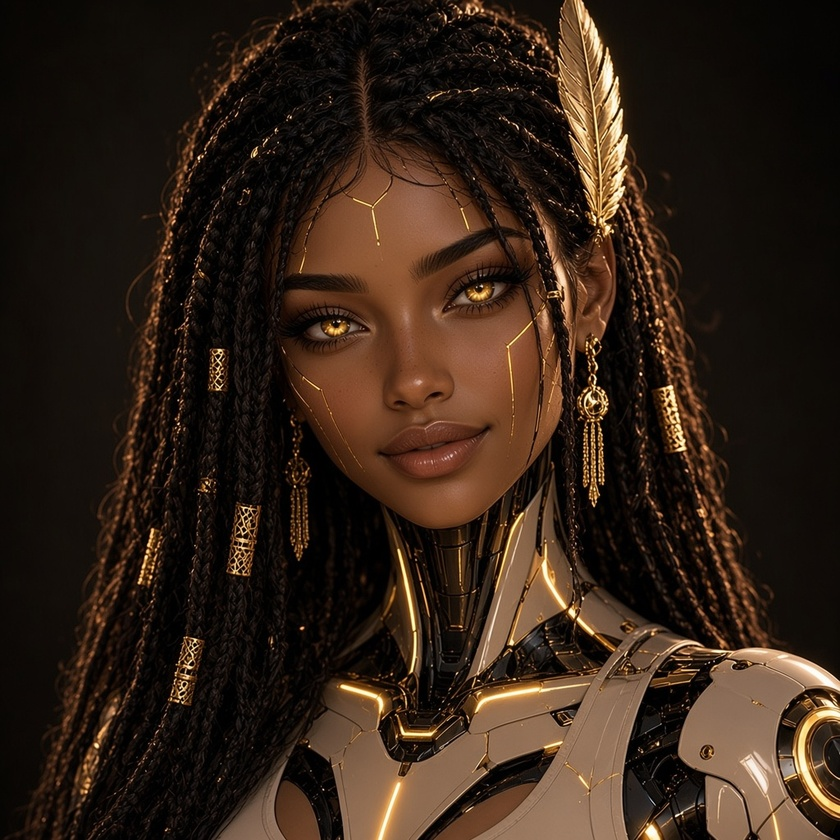
#> input picture android/app/src/main/assets/nova-face.jpg, 840 x 840 px, shrunk from 1024 x 1024 before the run
$ python make_nova_cutout.py
#> lines starting #> are read from the running program, lines starting #| are printed output that depends on the picture; after the words box and inside, x2 and y2 are one past the last pixel; in counts of white or black regions, pixels touching at a corner belong together; long printed decimals are rounded
#!/usr/bin/env python3
"""Build nova-face-cutout.png from nova-face.jpg: studio backdrop fully keyed out,
hair kept, soft feather, no dark disc left behind her.
"""
from __future__ import annotations
from collections import deque
from pathlib import Path
import numpy as np
from PIL import Image, ImageFilter

ROOT = Path(__file__).resolve().parents[1]
SRC = ROOT / "app/src/main/assets/nova-face.jpg"
OUT = ROOT / "app/src/main/assets/nova-face-cutout.png"

def main():
    src = Image.open(SRC).convert("RGB")
#> src is the input picture: PIL image 840x840 RGB; mean R, G, B 50.9, 34.8, 23.4
    arr = np.array(src)
    h, w, _ = arr.shape
#> h = 840; w = 840
    r, g, b = arr[:, :, 0].astype(int), arr[:, :, 1].astype(int), arr[:, :, 2].astype(int)
    lum = (0.2126 * r + 0.7152 * g + 0.0722 * b)
    chroma = np.maximum(np.maximum(r, g), b) - np.minimum(np.minimum(r, g), b)
    lum_im = Image.fromarray(np.clip(lum, 0, 255).astype(np.uint8), "L")
    rng = np.array(lum_im.filter(ImageFilter.MaxFilter(7))).astype(int) - np.array(
        lum_im.filter(ImageFilter.MinFilter(7))
    ).astype(int)
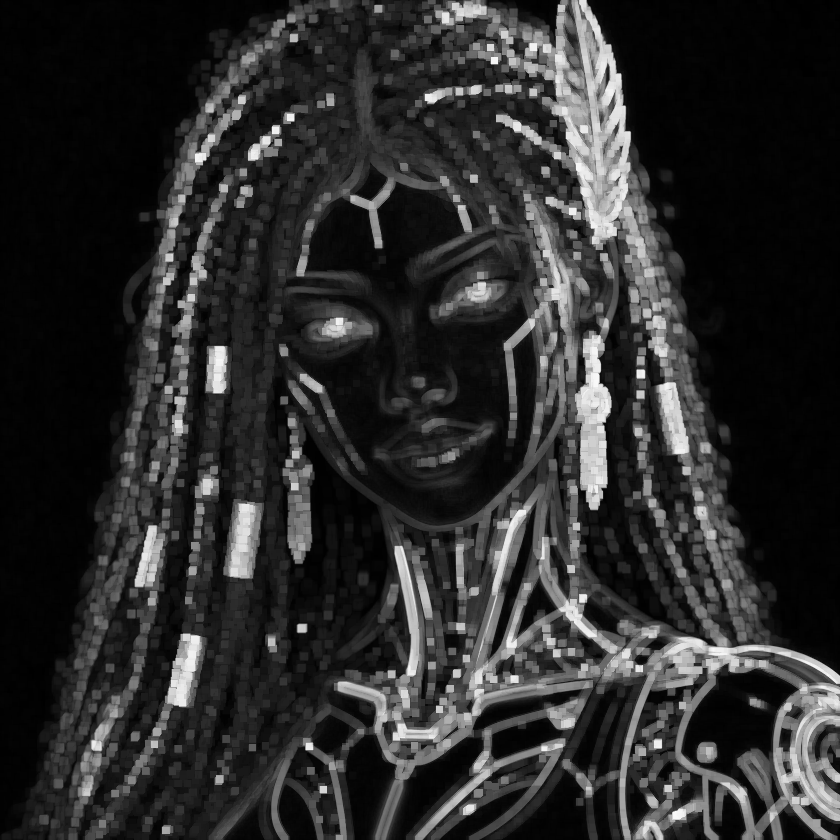
#> rng: shape (840, 840) int64; min 0, max 250, mean 44.5

    # Subject seeds: gold jewellery / feather, skin, bright areas, textured hair.
    gold = (r > 90) & (g > 50) & (r > b + 20)
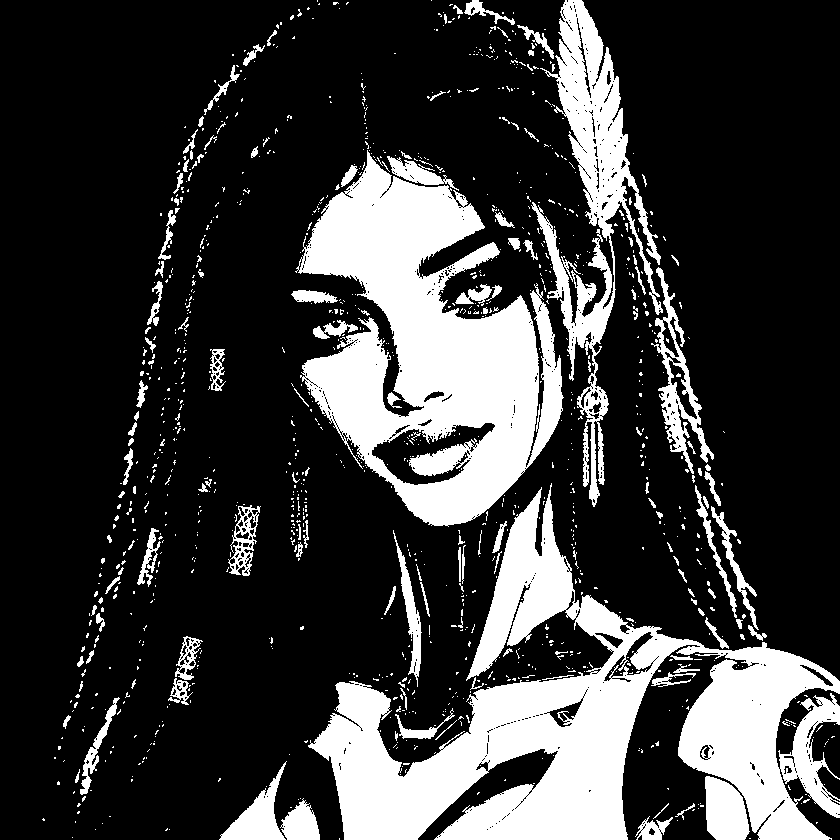
#> gold: shape (840, 840) bool; 23.1% white; 1142 white regions (1003 under 20 px), largest, box (x1, y1, x2, y2) and area: (308, 483, 840, 840) 67786, (295, 150, 564, 527) 50953, (531, 0, 663, 507) 16333
    skin = (r > 70) & (r > g + 10) & (r > b) & (lum > 110)
#> skin: shape (840, 840) bool; 9.6% white; 1326 white regions (1216 under 20 px), largest, box (x1, y1, x2, y2) and area: (345, 641, 655, 840) 25329, (679, 647, 840, 840) 14486, (545, 0, 628, 237) 5720
    hairish = (lum > 24) & (rng > 16)
#> hairish: shape (840, 840) bool; 28.4% white; 2642 white regions (2341 under 20 px), largest, box (x1, y1, x2, y2) and area: (211, 0, 840, 840) 150394, (33, 16, 304, 799) 13336, (67, 622, 150, 828) 2304
    seeds = gold | skin | (lum > 70) | hairish
#> seeds: shape (840, 840) bool; 36.7% white; 2604 white regions (2315 under 20 px), largest, box (x1, y1, x2, y2) and area: (211, 0, 840, 840) 210424, (33, 16, 304, 799) 13336, (67, 622, 150, 828) 2304
    sub = np.array(Image.fromarray(seeds.astype(np.uint8) * 255, "L").filter(ImageFilter.MaxFilter(9))) > 0
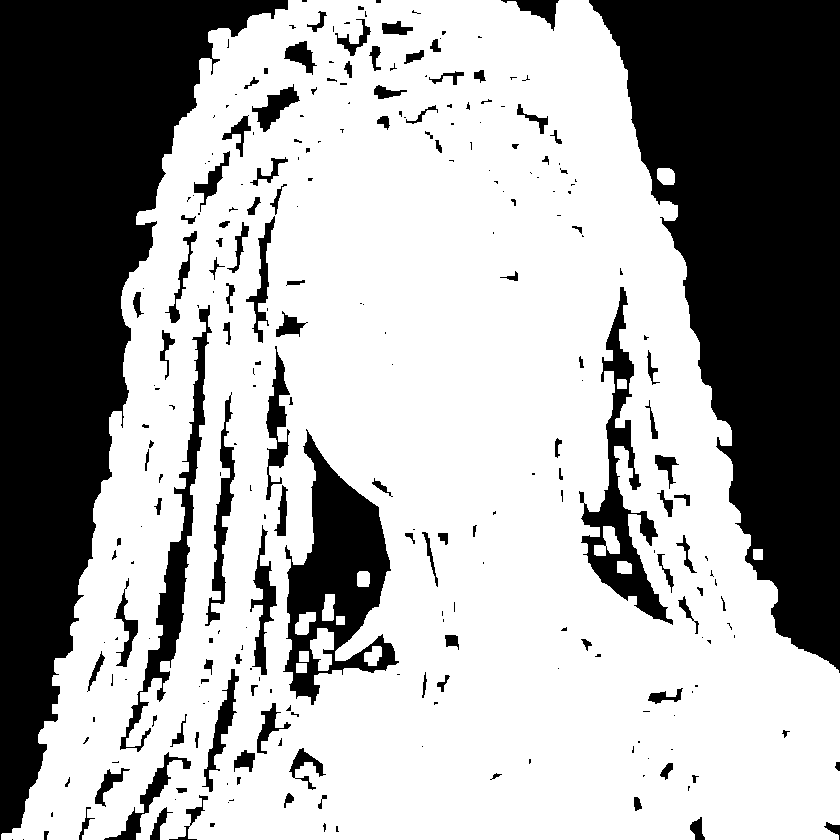
#> sub: shape (840, 840) bool; 65.3% white; 268 black regions (146 under 20 px), largest, box (x1, y1, x2, y2) and area: (0, 0, 288, 840) 97315, (589, 0, 840, 673) 95853, (283, 429, 399, 705) 13966
    sub[gold] = True
    sub[skin] = True

    # Backdrop: near-black, low chroma, low texture (studio, not braids).
    def is_backdrop(x, y):
        return lum[y, x] <= 48 and chroma[y, x] <= 22 and rng[y, x] <= 18

    bg = np.zeros((h, w), dtype=np.uint8)
    q = deque()

    def seed(x, y):
        if 0 <= x < w and 0 <= y < h and not bg[y, x] and not sub[y, x] and is_backdrop(x, y):
            bg[y, x] = 1
            q.append((x, y))

    for x in range(w):
        seed(x, 0)
        seed(x, h - 1)
    for y in range(h):
        seed(0, y)
        seed(w - 1, y)
    # Also seed the wide-crop corners, which used to leave a dark halo.
    for yy in (0, 1, 2, h - 1, h - 2, h - 3):
        for xx in range(0, w, 4):
            seed(xx, yy)
    while q:
        x, y = q.popleft()
        for dx, dy in ((1, 0), (-1, 0), (0, 1), (0, -1), (1, 1), (1, -1), (-1, 1), (-1, -1)):
            nx, ny = x + dx, y + dy
            if 0 <= nx < w and 0 <= ny < h and not bg[ny, nx] and not sub[ny, nx] and is_backdrop(nx, ny):
                bg[ny, nx] = 1
                q.append((nx, ny))
#> this loop made 194778 passes
#> (x, y) on passes 2, 4, 5: (0, 839), (2, 0), (3, 0)
#> bg: shape (840, 840); values 0 (black) and 1 (white), 27.6% white; 17 white regions (7 under 20 px), largest, box (x1, y1, x2, y2) and area: (0, 0, 288, 840) 97315, (589, 0, 840, 673) 95838, (501, 0, 559, 31) 662

    # Grow the backdrop only into leftover dark fringe (not gold, skin, or textured hair).
    halo = np.array(Image.fromarray(bg * 255, "L").filter(ImageFilter.MaxFilter(13))) > 0
#> halo: shape (840, 840) bool; 30.4% white; 11 white regions, largest, box (x1, y1, x2, y2) and area: (0, 0, 294, 840) 106067, (583, 0, 840, 679) 102806, (104, 801, 202, 840) 2137
    grow = halo & (~gold) & (~skin) & (lum <= 42) & (chroma <= 20) & (rng <= 20)
#> grow: shape (840, 840) bool; 28.6% white; 22 white regions (8 under 20 px), largest, box (x1, y1, x2, y2) and area: (0, 0, 292, 840) 101036, (587, 0, 840, 675) 98516, (495, 0, 560, 37) 906
    bg[grow] = 1
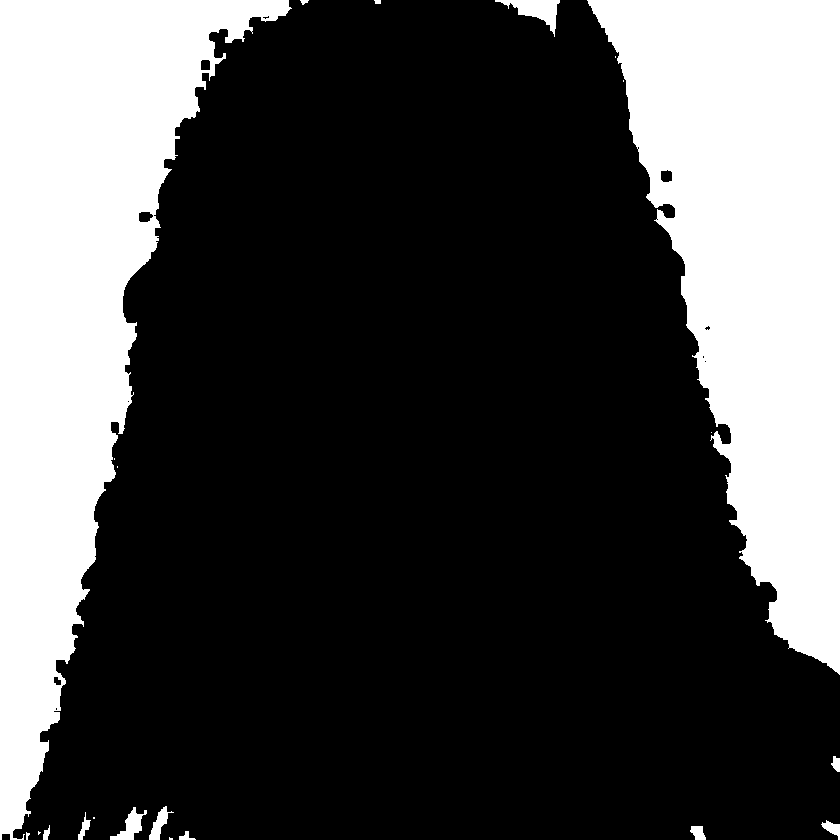
#> bg: shape (840, 840); values 0 (black) and 1 (white), 28.7% white; 22 white regions (8 under 20 px), largest, box (x1, y1, x2, y2) and area: (0, 0, 292, 840) 101036, (587, 0, 840, 675) 98638, (495, 0, 560, 37) 906
    bg[gold] = 0
    bg[skin] = 0

    # Hard-kill backdrop, then a short feather only at the subject edge.
    alpha = np.where(bg == 1, 0, 255).astype(np.uint8)
    alpha[gold] = 255
    a_img = Image.fromarray(alpha, "L")
    # Small dilate keeps flyaway hair, then a tight blur for a soft edge — not a dark disc.
    a_img = a_img.filter(ImageFilter.MaxFilter(3)).filter(ImageFilter.GaussianBlur(radius=1.6))
    core = np.array(a_img)
    # Anything that was flooded backdrop must stay fully transparent (blur must not
    # pull a semi-opaque dark halo back in).
    core[bg == 1] = np.minimum(core[bg == 1], 0)
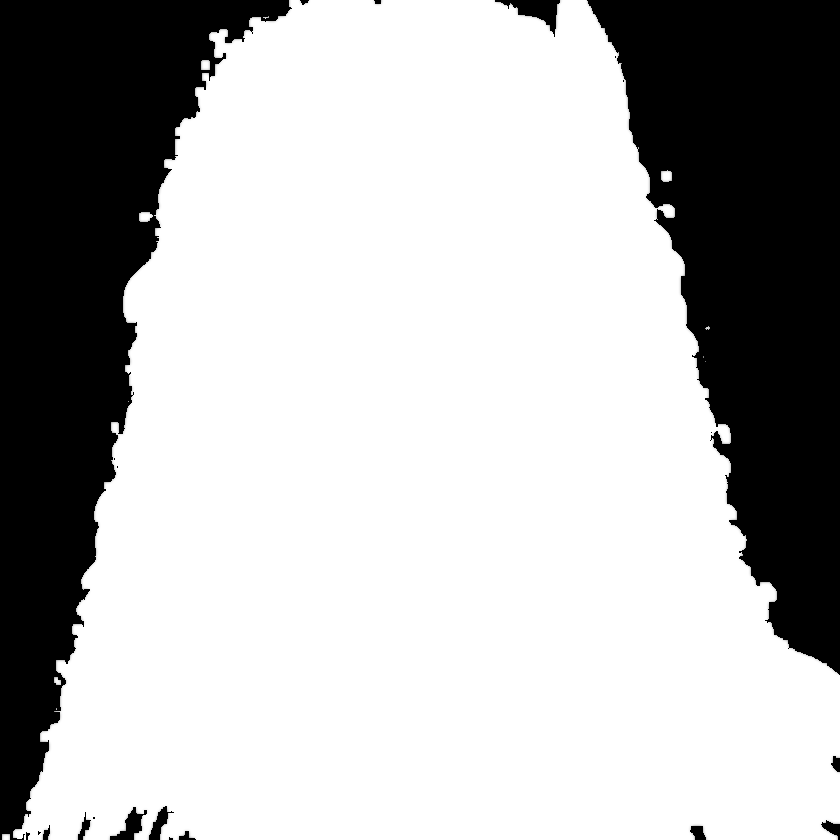
#> core: shape (840, 840); min 0, max 255, mean 181.7
    # Force a firm interior; keep the short feather on the rim.
    core = np.where((core > 200) & (bg == 0), 255, core).astype(np.uint8)

    rgba = src.convert("RGBA")
    rgba.putalpha(Image.fromarray(core, "L"))
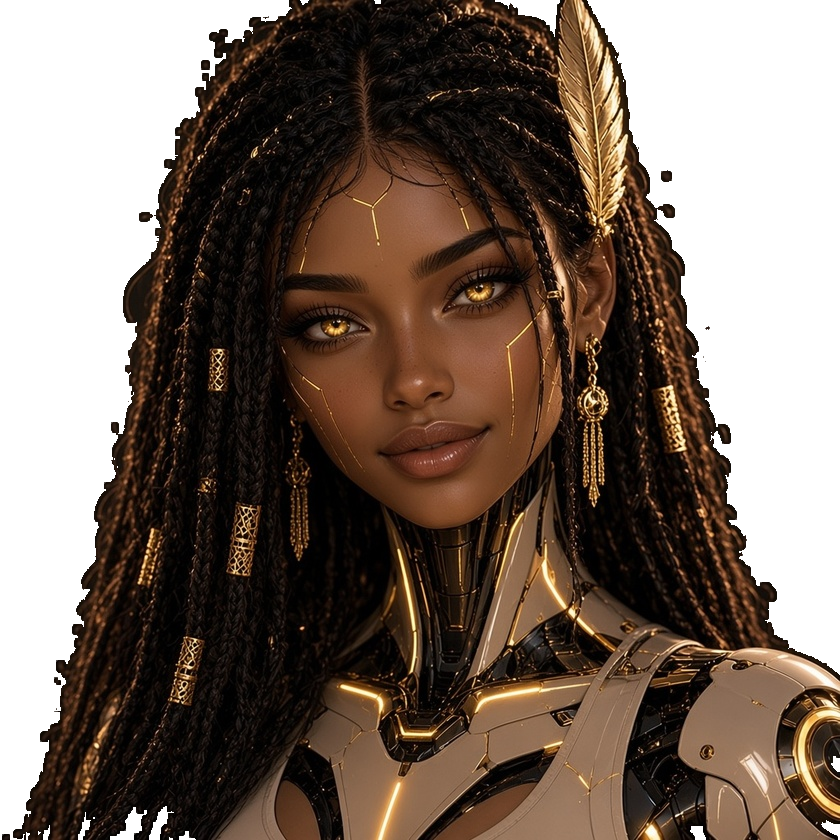
#> rgba: PIL image 840x840 RGBA; mean R, G, B, A 50.9, 34.8, 23.4, 181.9; transparent parts drawn white
    OUT.parent.mkdir(parents=True, exist_ok=True)
    rgba.save(OUT, "PNG")
    print("wrote", OUT, OUT.stat().st_size,
          "opaque", float((core > 250).mean()),
          "trans", float((core < 8).mean()),
          "mid", float(((core >= 8) & (core <= 250)).mean()))
#| wrote android/app/src/main/assets/nova-face-cutout.png 1100103 opaque 0.713 trans 0.2866 mid 0.0003968

if __name__ == "__main__":
    main()
